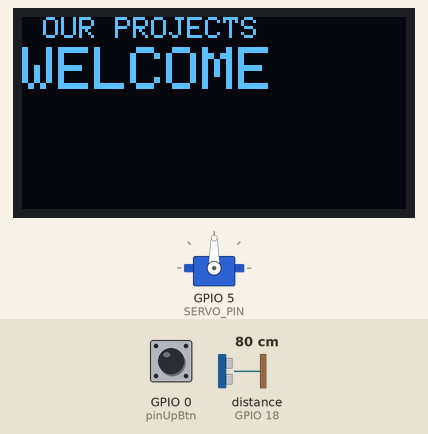
This sketch was run on a simulated ESP32. On the bench: 128×64 one-colour display, servo. The test bench sets the inputs (shaded band); at power-on: GPIO 0 (pinUpBtn) HIGH, distance to the obstacle (sensor on GPIO 18) 80 cm. The echo pulse lasts 58.3 µs per cm; what the sketch prints to the serial monitor is not drawn.

Above: at 6.2 s.
6.3 s: GPIO 0 (pinUpBtn) pulled LOW for 1 s
At 7.9 s:
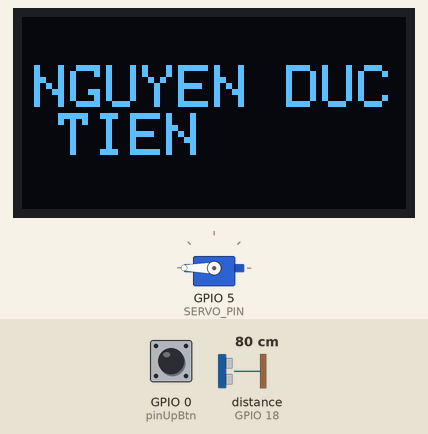
8.8 s: GPIO 0 (pinUpBtn) pulled LOW for 1 s
At 9.2 s:
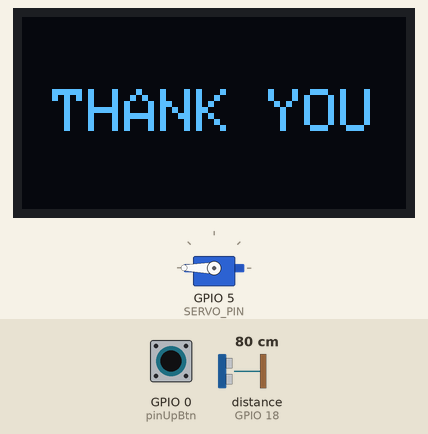
10.4 s: GPIO 0 (pinUpBtn) pulled LOW for 0.15 s
11.1 s: GPIO 0 (pinUpBtn) pulled LOW for 3.2 s
At 12.49 s:
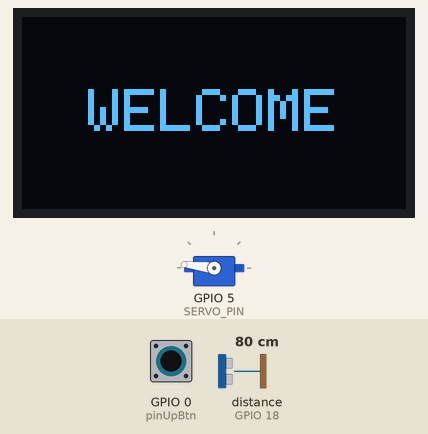
14.9 s: GPIO 0 (pinUpBtn) pulled LOW for 0.15 s
15.6 s: distance to the obstacle (sensor on GPIO 18) set to 2 cm
At 16.3 s:
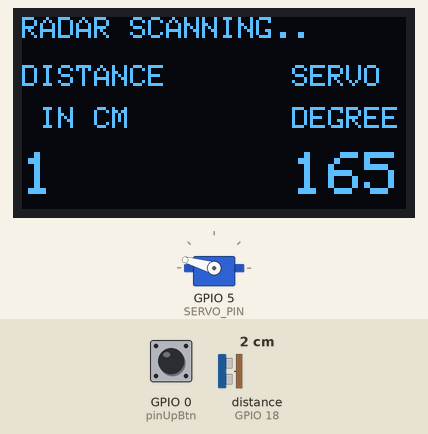
Timing chart, 0 to 21.2 s (numbered marks = the images above; inputs shaded):
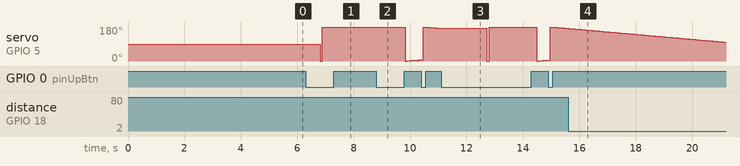

Measured:
- after the input at 6.3 s, servo on GPIO 5 (SERVO_PIN): 90° → 0° after 0.51 s, → 180° 0.08 s later; the display: first changes after 0.06 s (image 1 shows a later state)
- after the input at 8.8 s, the display: changes after 0.05 s (image 2)
- after the input at 11.1 s, the display: first differs from a run without the input after 0.09 s (image 3 shows a later state)
- what the display in image 2 shows lasts 0.6 s, from 8.8 s to 9.4 s

The sketch:

sourcecode.ino
```cpp
#include <SPI.h>
#include <Wire.h>
#include <Adafruit_GFX.h>
#include <Adafruit_SSD1306.h>
#include <ESP32Servo.h>

Servo servo;
const int trig = 2, echo = 3;

int pos = 0, distcm = 0;
#define SCREEN_WIDTH 128 // OLED display width, in pixels
#define SCREEN_HEIGHT 64 // OLED display height, in pixels

#define OLED_RESET -1       // Reset pin # (or -1 if sharing Arduino reset pin)
#define SCREEN_ADDRESS 0x3C // Obtained from I2C Scanner. Look for the program in Github.
Adafruit_SSD1306 display(SCREEN_WIDTH, SCREEN_HEIGHT, &Wire, OLED_RESET);

#define SR04_TRIG_PIN 23 // GPIO pin connected to SR04 Trig pin
#define SR04_ECHO_PIN 18 // GPIO pin connected to SR04 Echo pin
#define SERVO_PIN 5      // GPIO pin connected to Servo motor

// Define the bitmap for the woman image
const unsigned char womanBitmap[] PROGMEM = {
    0xff, 0xff, 0xff, 0xff, 0xff, 0xff, 0xfe, 0x00, 0x00, 0x00, 0x1f, 0xff, 0xff, 0xff, 0xff, 0xff,
    0xff, 0xff, 0xff, 0xff, 0xff, 0xff, 0xf8, 0x00, 0x00, 0x00, 0x0f, 0xff, 0xff, 0xff, 0xff, 0xff,
    0xff, 0xff, 0xff, 0xff, 0xff, 0xff, 0xf8, 0x00, 0x00, 0x00, 0x07, 0xff, 0xff, 0xff, 0xff, 0xff,
    0xff, 0xff, 0xff, 0xff, 0xff, 0xff, 0xf0, 0x00, 0x00, 0x00, 0x07, 0xff, 0xff, 0xff, 0xff, 0xff,
    0xff, 0xff, 0xff, 0xff, 0xff, 0xff, 0xe0, 0x00, 0x00, 0x00, 0x03, 0xff, 0xff, 0xff, 0xff, 0xff,
    0xff, 0xff, 0xff, 0xff, 0xff, 0xff, 0xc0, 0x00, 0x00, 0x00, 0x01, 0xff, 0xff, 0xff, 0xff, 0xff,
    0xff, 0xff, 0xff, 0xff, 0xff, 0xff, 0x80, 0x00, 0x00, 0x00, 0x01, 0xff, 0xff, 0xff, 0xff, 0xff,
    0xff, 0xff, 0xff, 0xff, 0xff, 0xff, 0x80, 0x00, 0x00, 0x00, 0x00, 0xff, 0xff, 0xff, 0xff, 0xff,
    0xff, 0xff, 0xff, 0xff, 0xff, 0xff, 0x00, 0x00, 0x00, 0x00, 0x00, 0x7f, 0xff, 0xff, 0xff, 0xff,
    0xff, 0xff, 0xff, 0xff, 0xff, 0xfe, 0x00, 0x00, 0x00, 0x00, 0x00, 0x3f, 0xff, 0xff, 0xff, 0xff,
    0xff, 0xff, 0xff, 0xff, 0xff, 0xfc, 0x00, 0x00, 0x00, 0x00, 0x00, 0x3f, 0xff, 0xff, 0xff, 0xff,
    0xff, 0xff, 0xff, 0xff, 0xff, 0xfc, 0x00, 0x00, 0x00, 0x00, 0x00, 0x1f, 0xff, 0xff, 0xff, 0xff,
    0xff, 0xff, 0xff, 0xff, 0xff, 0xfc, 0x00, 0x00, 0x00, 0x00, 0x00, 0x1f, 0xff, 0xff, 0xff, 0xff,
    0xff, 0xff, 0xff, 0xff, 0xff, 0xfc, 0x00, 0x00, 0x00, 0x0a, 0x00, 0x1f, 0xff, 0xff, 0xff, 0xff,
    0xff, 0xff, 0xff, 0xff, 0xff, 0xfc, 0x00, 0x00, 0x14, 0x9e, 0x00, 0x1f, 0xff, 0xff, 0xff, 0xff,
    0xff, 0xff, 0xff, 0xff, 0xff, 0xfc, 0x00, 0x00, 0x36, 0x3f, 0x00, 0x1f, 0xff, 0xff, 0xff, 0xff,
    0xff, 0xff, 0xff, 0xff, 0xff, 0xfc, 0x00, 0x00, 0x6d, 0xff, 0x00, 0x1f, 0xff, 0xff, 0xff, 0xff,
    0xff, 0xff, 0xff, 0xff, 0xff, 0xfc, 0x00, 0x00, 0xfb, 0xff, 0x80, 0x1f, 0xff, 0xff, 0xff, 0xff,
    0xff, 0xff, 0xff, 0xff, 0xff, 0xfc, 0x00, 0x03, 0xd7, 0xff, 0x80, 0x0f, 0xff, 0xff, 0xff, 0xff,
    0xff, 0xff, 0xff, 0xff, 0xff, 0xf8, 0x00, 0x07, 0xef, 0xff, 0x80, 0x07, 0xff, 0xff, 0xff, 0xff,
    0xff, 0xff, 0xff, 0xff, 0xff, 0xf8, 0x00, 0x0f, 0xdf, 0xff, 0x90, 0x07, 0xff, 0xff, 0xff, 0xff,
    0xff, 0xff, 0xff, 0xff, 0xff, 0xf8, 0x00, 0x0f, 0xbf, 0xff, 0xd0, 0x07, 0xff, 0xff, 0xff, 0xff,
    0xff, 0xff, 0xff, 0xff, 0xff, 0xf0, 0x00, 0x1d, 0x7f, 0xff, 0xd0, 0x07, 0xff, 0xff, 0xff, 0xff,
    0xff, 0xff, 0xff, 0xff, 0xff, 0xf0, 0x01, 0x1b, 0xff, 0xff, 0xc0, 0x07, 0xff, 0xff, 0xff, 0xff,
    0xff, 0xff, 0xff, 0xff, 0xff, 0xf0, 0x02, 0xa7, 0xff, 0xff, 0xc0, 0x07, 0xff, 0xff, 0xff, 0xff,
    0xff, 0xff, 0xff, 0xff, 0xff, 0xe0, 0x00, 0x03, 0xff, 0xc0, 0x00, 0x07, 0xff, 0xff, 0xff, 0xff,
    0xff, 0xff, 0xff, 0xff, 0xff, 0xe0, 0x00, 0x00, 0xff, 0x80, 0x00, 0x0b, 0xff, 0xff, 0xff, 0xff,
    0xff, 0xff, 0xff, 0xff, 0xff, 0xc0, 0x03, 0xff, 0xff, 0xff, 0xf0, 0x0f, 0xff, 0xff, 0xff, 0xff,
    0xff, 0xff, 0xff, 0xff, 0xff, 0x80, 0x07, 0xff, 0xff, 0xff, 0xf0, 0x0f, 0xff, 0xff, 0xff, 0xff,
    0xff, 0xff, 0xff, 0xff, 0xff, 0x00, 0x0f, 0x07, 0xff, 0xf8, 0xf8, 0x03, 0xff, 0xff, 0xff, 0xff,
    0xff, 0xff, 0xff, 0xff, 0xff, 0x00, 0x0e, 0x01, 0xff, 0xc0, 0x38, 0x07, 0xff, 0xff, 0xff, 0xff,
    0xff, 0xff, 0xff, 0xff, 0xff, 0x00, 0x1c, 0x46, 0xff, 0xb1, 0x18, 0x07, 0xff, 0xff, 0xff, 0xff,
    0xff, 0xff, 0xff, 0xff, 0xfe, 0x00, 0x3f, 0x97, 0xff, 0xc0, 0x7a, 0x07, 0xff, 0xff, 0xff, 0xff,
    0xff, 0xff, 0xff, 0xff, 0xfe, 0x00, 0x3f, 0xff, 0xff, 0xff, 0xfe, 0x03, 0xff, 0xff, 0xff, 0xff,
    0xff, 0xff, 0xff, 0xff, 0xfe, 0x00, 0x3f, 0xff, 0xff, 0xff, 0xfe, 0x03, 0xff, 0xff, 0xff, 0xff,
    0xff, 0xff, 0xff, 0xff, 0xfe, 0x01, 0x3f, 0xff, 0xff, 0xff, 0xfe, 0x01, 0xff, 0xff, 0xff, 0xff,
    0xff, 0xff, 0xff, 0xff, 0xfe, 0x01, 0xbf, 0xff, 0xff, 0xff, 0xfe, 0x81, 0xff, 0xff, 0xff, 0xff,
    0xff, 0xff, 0xff, 0xff, 0xfc, 0x00, 0xbf, 0xff, 0xff, 0xff, 0xfc, 0x81, 0xff, 0xff, 0xff, 0xff,
    0xff, 0xff, 0xff, 0xff, 0xfc, 0x00, 0xff, 0xff, 0xfe, 0xff, 0xfd, 0x83, 0xff, 0xff, 0xff, 0xff,
    0xff, 0xff, 0xff, 0xff, 0xf8, 0x00, 0xbf, 0xff, 0xfe, 0xff, 0xfd, 0x01, 0xff, 0xff, 0xff, 0xff,
    0xff, 0xff, 0xff, 0xff, 0xf8, 0x00, 0x7f, 0xff, 0xff, 0xff, 0xff, 0x01, 0xff, 0xff, 0xff, 0xff,
    0xff, 0xff, 0xff, 0xff, 0xf0, 0x00, 0x7f, 0xff, 0xff, 0xff, 0xfb, 0x03, 0xff, 0xff, 0xff, 0xff,
    0xff, 0xff, 0xff, 0xff, 0xe0, 0x00, 0x3f, 0xff, 0xdc, 0xff, 0xfa, 0x03, 0xff, 0xff, 0xff, 0xff,
    0xff, 0xff, 0xff, 0xff, 0xd8, 0x00, 0x1f, 0xff, 0xff, 0xff, 0xf8, 0x03, 0xff, 0xff, 0xff, 0xff,
    0xff, 0xff, 0xff, 0xff, 0xd0, 0x00, 0x1f, 0xff, 0xff, 0xff, 0xf8, 0x01, 0xff, 0xff, 0xff, 0xff,
    0xff, 0xff, 0xff, 0xff, 0x90, 0x00, 0x1f, 0xff, 0xff, 0xff, 0xf8, 0x02, 0xff, 0xff, 0xff, 0xff,
    0xff, 0xff, 0xff, 0xff, 0xb0, 0x00, 0x0f, 0xf5, 0xff, 0xd7, 0xf8, 0x01, 0xff, 0xff, 0xff, 0xff,
    0xff, 0xff, 0xff, 0xff, 0xb0, 0x00, 0x0f, 0xff, 0xff, 0xff, 0xf8, 0x00, 0x5f, 0xff, 0xff, 0xff,
    0xff, 0xff, 0xff, 0xff, 0xa0, 0x00, 0x0f, 0xfb, 0xff, 0xff, 0xf0, 0x00, 0x3f, 0xff, 0xff, 0xff,
    0xff, 0xff, 0xff, 0xff, 0x80, 0x00, 0x0f, 0xfd, 0xff, 0xdf, 0xf0, 0x00, 0x3f, 0xff, 0xff, 0xff,
    0xff, 0xff, 0xff, 0xff, 0x80, 0x00, 0x07, 0xff, 0xff, 0xbf, 0xf0, 0x00, 0x0f, 0xff, 0xff, 0xff,
    0xff, 0xff, 0xff, 0xff, 0x80, 0x00, 0x07, 0xff, 0xff, 0xff, 0xe0, 0x00, 0x87, 0xff, 0xff, 0xff,
    0xff, 0xff, 0xff, 0xff, 0x80, 0x00, 0x03, 0xff, 0xff, 0xff, 0xc0, 0x00, 0x43, 0xff, 0xff, 0xff,
    0xff, 0xff, 0xff, 0xff, 0x60, 0x00, 0x01, 0xff, 0xff, 0xff, 0xc0, 0x00, 0x73, 0xff, 0xff, 0xff,
    0xff, 0xff, 0xff, 0xfe, 0xe0, 0x00, 0x00, 0xff, 0xff, 0xff, 0x80, 0x00, 0x7b, 0xff, 0xff, 0xff,
    0xff, 0xff, 0xff, 0xfd, 0xe0, 0x00, 0x00, 0x7f, 0xff, 0xfe, 0x00, 0x00, 0x33, 0xff, 0xff, 0xff,
    0xff, 0xff, 0xff, 0xfd, 0xe0, 0x00, 0x00, 0x3f, 0xff, 0xf8, 0x00, 0x00, 0x27, 0xff, 0xff, 0xff,
    0xff, 0xff, 0xff, 0xff, 0xe0, 0x00, 0x00, 0x0f, 0xff, 0xf0, 0x00, 0x00, 0x0f, 0xff, 0xff, 0xff,
    0xff, 0xff, 0xff, 0xff, 0x60, 0x00, 0x00, 0x67, 0xff, 0xe0, 0x00, 0x00, 0x1b, 0xff, 0xff, 0xff,
    0xff, 0xff, 0xff, 0xfd, 0x40, 0x00, 0x00, 0xf3, 0xff, 0xc4, 0x00, 0x00, 0x0b, 0xff, 0xff, 0xff,
    0xff, 0xff, 0xff, 0xfe, 0x80, 0x00, 0x00, 0xfc, 0xff, 0x8c, 0x00, 0x00, 0x03, 0xff, 0xff, 0xff,
    0xff, 0xff, 0xff, 0xfe, 0x00, 0x00, 0x00, 0x7f, 0x3c, 0x3c, 0x00, 0x00, 0x07, 0xff, 0xff, 0xff,
    0xff, 0xff, 0xff, 0xff, 0x00, 0x00, 0x00, 0x3f, 0xc0, 0x7c, 0x00, 0x00, 0x03, 0xff, 0xff, 0xff,
    0xff, 0xff, 0xff, 0xff, 0x00, 0x00, 0x00, 0x1f, 0xff, 0xfc, 0x00, 0x00, 0x03, 0xff, 0xff, 0xff

};

// Function to make the OLED displays content centered with X and Y offset
void displayCenter(String text, int X, int Y)
{
    int16_t x1;
    int16_t y1;
    uint16_t width;
    uint16_t height;

    display.getTextBounds(text, 0, 0, &x1, &y1, &width, &height);

    display.setCursor((SCREEN_WIDTH - width) / 2 + X, (SCREEN_HEIGHT - height) / 2 + Y);
    display.println(text);
}

// Function to show a message on the OLED
void showMessage(const char *message)
{
    display.clearDisplay();
    display.setTextColor(SSD1306_WHITE);
    display.setTextSize(2);
    displayCenter(message, 0, 0);
    display.display();
}

void splashScreen()
{
    display.clearDisplay();
    display.setTextColor(SSD1306_WHITE);
    display.setTextSize(1.5);
    displayCenter("EMBEDDED SYSTEM", 0, 0);
    display.display();
}

const int pinUpBtn = 0; // Changed to GPIO 0
int count = 0;
bool scanning = false;

void setup()
{
    Serial.begin(115200);

    // Setup I2C pins
    Wire.begin(21, 22); // SDA -> GPIO 21, SCL -> GPIO 22

    // Checks if the OLED is connected or not.
    if (!display.begin(SSD1306_SWITCHCAPVCC, SCREEN_ADDRESS))
    {
        Serial.println(F("SSD1306 allocation failed"));
        for (;;)
            ;
    }

    // Shows the splash screen
    splashScreen();
    delay(2000);
    display.clearDisplay();

    // Use internal pullup for button
    pinMode(SR04_TRIG_PIN, OUTPUT);
    pinMode(SR04_ECHO_PIN, INPUT);

    servo.attach(SERVO_PIN);

    display.setTextSize(1);
    display.setTextColor(SSD1306_WHITE);
    display.setCursor(7, 0);
    display.clearDisplay();
    display.println("OUR PROJECTS");
    display.setTextSize(2);
    display.setTextColor(SSD1306_WHITE);
    display.setCursor(0, 10);
    display.println("WELCOME");
    display.display();
    pinMode(pinUpBtn, INPUT_PULLUP);
    delay(3000);
}

void loop()
{
    if (!digitalRead(pinUpBtn)) // boot button - GPIO0 or GPIO_NUM_0
    {
        Serial.println("button pressed");
        if (!scanning)
        {
            if (count == 0) // boot button initially
            {
                showMessage("WELCOME");
            }
            else if (count == 1) // boot button on first press
            {
                scanning = true;
            }
            else if (count == 2) // boot button on second press
            {
                displayWomanImage(); // Display cat image
            }
            else if (count == 3) // boot button on third press
            {
                showMessage("NGUYEN DUC TIEN");
            }
            else if (count == 4) // boot button on fourth press
            {
                showMessage("THANK YOU");
            }
            else
            {
                count = -1;
            }
            count++;
            delay(200); // Debounce delay
        }
    }

    if (scanning)
    {
        for (int pos = 0; pos <= 180; pos += 1)
        {
            servo.write(pos);
            delay(50);
            displayRadarData(pos);
            if (!digitalRead(pinUpBtn))
            {
                scanning = false;
                break;
            }
        }

        for (int pos = 180; pos >= 0; pos -= 1)
        {
            servo.write(pos);
            delay(50);
            displayRadarData(pos);
            if (!digitalRead(pinUpBtn))
            {
                scanning = false;
                break;
            }
        }
    }

    vTaskDelay(50 / portTICK_PERIOD_MS);
}

void displayRadarData(int servoPos)
{
    int distance = getDistance();

    display.clearDisplay();
    display.setTextSize(1);
    display.setTextColor(SSD1306_WHITE);
    display.setCursor(0, 0);
    display.println("RADAR SCANNING..");
    display.setCursor(0, 16);
    display.println("DISTANCE       SERVO");
    display.setCursor(0, 30);
    display.println(" IN CM         DEGREE");
    display.setTextColor(SSD1306_WHITE);
    display.setCursor(0, 45);
    display.setTextSize(2);
    display.print(distance);
    display.setCursor(90, 45);
    display.setTextSize(2);
    display.print(servoPos);
    display.display();
}

void displayWomanImage()
{
    display.clearDisplay();
    display.drawBitmap(0, 0, womanBitmap, 128, 64, SSD1306_WHITE);
    display.display();
}

int getDistance()
{
    digitalWrite(SR04_TRIG_PIN, LOW);
    delayMicroseconds(5);
    digitalWrite(SR04_TRIG_PIN, HIGH);
    delayMicroseconds(10);
    digitalWrite(SR04_TRIG_PIN, LOW);

    long duration = pulseIn(SR04_ECHO_PIN, HIGH);
    int distance = duration * 0.034 / 2; // Convert to cm

    return distance;
}
```
